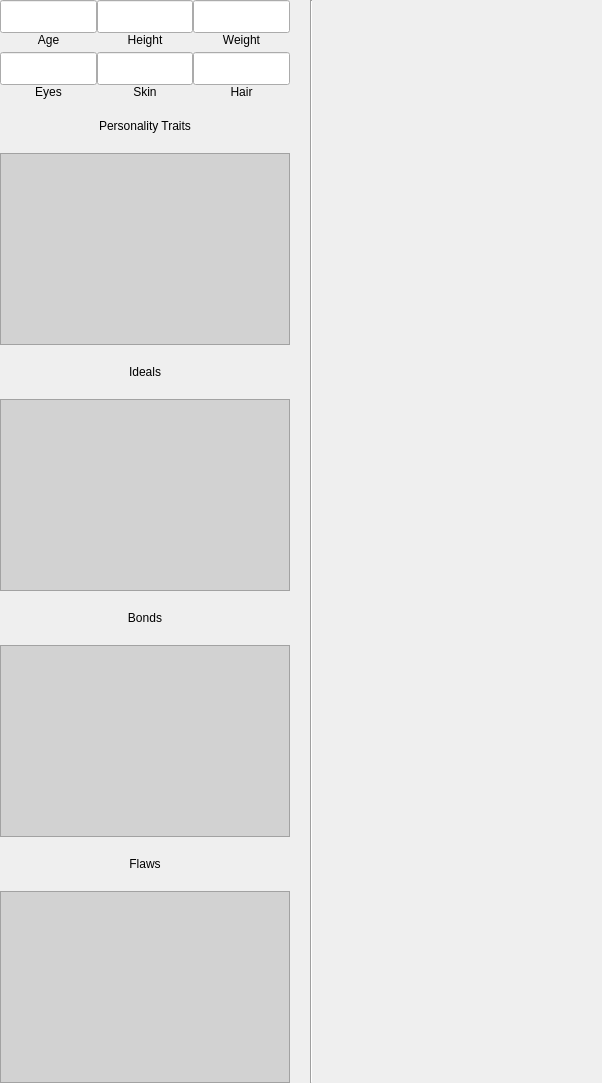
          <widget class="QWidget" name="tab_CharacterSheet_Details">
           <attribute name="title">
            <string>Details/Spells</string>
           </attribute>
           <layout class="QGridLayout" name="gridLayout_4">
            <property name="leftMargin">
             <number>0</number>
            </property>
            <property name="topMargin">
             <number>0</number>
            </property>
            <property name="rightMargin">
             <number>0</number>
            </property>
            <property name="bottomMargin">
             <number>0</number>
            </property>
            <property name="spacing">
             <number>0</number>
            </property>
            <item row="0" column="0">
             <layout class="QHBoxLayout" name="detailsSpellsLayout" stretch="1,0,1">
              <property name="spacing">
               <number>20</number>
              </property>
              <item>
               <layout class="QVBoxLayout" name="detailsLayout">
                <item>
                 <layout class="QVBoxLayout" name="charDetailsLayout1">
                  <property name="spacing">
                   <number>5</number>
                  </property>
                  <item>
                   <layout class="QHBoxLayout" name="charDetailsLayout2">
                    <property name="spacing">
                     <number>0</number>
                    </property>
                    <item>
                     <layout class="QVBoxLayout" name="ageLayout">
                      <item>
                       <widget class="QLineEdit" name="lineEdit_CharAge">
                        <property name="font">
                         <font>
                          <family>Nirmala UI</family>
                          <pointsize>16</pointsize>
                         </font>
                        </property>
                        <property name="text">
                         <string/>
                        </property>
                        <property name="alignment">
                         <set>Qt::AlignCenter</set>
                        </property>
                       </widget>
                      </item>
                      <item>
                       <widget class="QLabel" name="charAge_Label">
                        <property name="font">
                         <font>
                          <family>Nirmala UI</family>
                         </font>
                        </property>
                        <property name="text">
                         <string>Age</string>
                        </property>
                        <property name="alignment">
                         <set>Qt::AlignCenter</set>
                        </property>
                       </widget>
                      </item>
                     </layout>
                    </item>
                    <item>
                     <layout class="QVBoxLayout" name="heightLayout">
                      <item>
                       <widget class="QLineEdit" name="lineEdit_CharHeight">
                        <property name="font">
                         <font>
                          <family>Nirmala UI</family>
                          <pointsize>16</pointsize>
                         </font>
                        </property>
                        <property name="alignment">
                         <set>Qt::AlignCenter</set>
                        </property>
                       </widget>
                      </item>
                      <item>
                       <widget class="QLabel" name="charHeight_Label">
                        <property name="font">
                         <font>
                          <family>Nirmala UI</family>
                         </font>
                        </property>
                        <property name="text">
                         <string>Height</string>
                        </property>
                        <property name="alignment">
                         <set>Qt::AlignCenter</set>
                        </property>
                       </widget>
                      </item>
                     </layout>
                    </item>
                    <item>
                     <layout class="QVBoxLayout" name="weightLayout">
                      <item>
                       <widget class="QLineEdit" name="lineEdit_CharWeight">
                        <property name="font">
                         <font>
                          <family>Nirmala UI</family>
                          <pointsize>16</pointsize>
                         </font>
                        </property>
                        <property name="alignment">
                         <set>Qt::AlignCenter</set>
                        </property>
                       </widget>
                      </item>
                      <item>
                       <widget class="QLabel" name="charWeight_Label">
                        <property name="font">
                         <font>
                          <family>Nirmala UI</family>
                         </font>
                        </property>
                        <property name="text">
                         <string>Weight</string>
                        </property>
                        <property name="alignment">
                         <set>Qt::AlignCenter</set>
                        </property>
                       </widget>
                      </item>
                     </layout>
                    </item>
                   </layout>
                  </item>
                  <item>
                   <layout class="QHBoxLayout" name="charDetailsLayout3">
                    <property name="spacing">
                     <number>0</number>
                    </property>
                    <item>
                     <layout class="QVBoxLayout" name="eyesLayout">
                      <item>
                       <widget class="QLineEdit" name="lineEdit_CharEyes">
                        <property name="font">
                         <font>
                          <family>Nirmala UI</family>
                          <pointsize>16</pointsize>
                         </font>
                        </property>
                        <property name="alignment">
                         <set>Qt::AlignCenter</set>
                        </property>
                       </widget>
                      </item>
                      <item>
                       <widget class="QLabel" name="charEyes_Label">
                        <property name="font">
                         <font>
                          <family>Nirmala UI</family>
                         </font>
                        </property>
                        <property name="text">
                         <string>Eyes</string>
                        </property>
                        <property name="alignment">
                         <set>Qt::AlignCenter</set>
                        </property>
                       </widget>
                      </item>
                     </layout>
                    </item>
                    <item>
                     <layout class="QVBoxLayout" name="skinLayout">
                      <item>
                       <widget class="QLineEdit" name="lineEdit_CharSkin">
                        <property name="font">
                         <font>
                          <family>Nirmala UI</family>
                          <pointsize>16</pointsize>
                         </font>
                        </property>
                        <property name="alignment">
                         <set>Qt::AlignCenter</set>
                        </property>
                       </widget>
                      </item>
                      <item>
                       <widget class="QLabel" name="charSkin_Label">
                        <property name="font">
                         <font>
                          <family>Nirmala UI</family>
                         </font>
                        </property>
                        <property name="text">
                         <string>Skin</string>
                        </property>
                        <property name="alignment">
                         <set>Qt::AlignCenter</set>
                        </property>
                       </widget>
                      </item>
                     </layout>
                    </item>
                    <item>
                     <layout class="QVBoxLayout" name="hairLayout">
                      <item>
                       <widget class="QLineEdit" name="lineEdit_CharHair">
                        <property name="font">
                         <font>
                          <family>Nirmala UI</family>
                          <pointsize>16</pointsize>
                         </font>
                        </property>
                        <property name="alignment">
                         <set>Qt::AlignCenter</set>
                        </property>
                       </widget>
                      </item>
                      <item>
                       <widget class="QLabel" name="charHair_Label">
                        <property name="font">
                         <font>
                          <family>Nirmala UI</family>
                         </font>
                        </property>
                        <property name="text">
                         <string>Hair</string>
                        </property>
                        <property name="alignment">
                         <set>Qt::AlignCenter</set>
                        </property>
                       </widget>
                      </item>
                     </layout>
                    </item>
                   </layout>
                  </item>
                 </layout>
                </item>
                <item>
                 <layout class="QVBoxLayout" name="personalityTraitsLayout">
                  <item>
                   <widget class="QLabel" name="personalityTraitsLabel">
                    <property name="font">
                     <font>
                      <family>Nirmala UI</family>
                     </font>
                    </property>
                    <property name="text">
                     <string>Personality Traits</string>
                    </property>
                    <property name="alignment">
                     <set>Qt::AlignCenter</set>
                    </property>
                   </widget>
                  </item>
                  <item>
                   <widget class="QTextEdit" name="textEdit_PersonalityTraits">
                    <property name="font">
                     <font>
                      <family>Nirmala UI</family>
                     </font>
                    </property>
                    <property name="styleSheet">
                     <string notr="true">background-color: rgb(210, 210, 210);</string>
                    </property>
                   </widget>
                  </item>
                 </layout>
                </item>
                <item>
                 <layout class="QVBoxLayout" name="idealsLayout">
                  <item>
                   <widget class="QLabel" name="idealsLabel">
                    <property name="font">
                     <font>
                      <family>Nirmala UI</family>
                     </font>
                    </property>
                    <property name="text">
                     <string>Ideals</string>
                    </property>
                    <property name="alignment">
                     <set>Qt::AlignCenter</set>
                    </property>
                   </widget>
                  </item>
                  <item>
                   <widget class="QTextEdit" name="textEdit_Ideals">
                    <property name="font">
                     <font>
                      <family>Nirmala UI</family>
                     </font>
                    </property>
                    <property name="styleSheet">
                     <string notr="true">background-color: rgb(210, 210, 210);</string>
                    </property>
                   </widget>
                  </item>
                 </layout>
                </item>
                <item>
                 <layout class="QVBoxLayout" name="bondsLayout">
                  <item>
                   <widget class="QLabel" name="bondsLabel">
                    <property name="font">
                     <font>
                      <family>Nirmala UI</family>
                     </font>
                    </property>
                    <property name="text">
                     <string>Bonds</string>
                    </property>
                    <property name="alignment">
                     <set>Qt::AlignCenter</set>
                    </property>
                   </widget>
                  </item>
                  <item>
                   <widget class="QTextEdit" name="textEdit_Bonds">
                    <property name="font">
                     <font>
                      <family>Nirmala UI</family>
                     </font>
                    </property>
                    <property name="styleSheet">
                     <string notr="true">background-color: rgb(210, 210, 210);</string>
                    </property>
                   </widget>
                  </item>
                 </layout>
                </item>
                <item>
                 <layout class="QVBoxLayout" name="flawsLayout">
                  <item>
                   <widget class="QLabel" name="flawsLabel">
                    <property name="font">
                     <font>
                      <family>Nirmala UI</family>
                     </font>
                    </property>
                    <property name="text">
                     <string>Flaws</string>
                    </property>
                    <property name="alignment">
                     <set>Qt::AlignCenter</set>
                    </property>
                   </widget>
                  </item>
                  <item>
                   <widget class="QTextEdit" name="textEdit_Flaws">
                    <property name="font">
                     <font>
                      <family>Nirmala UI</family>
                     </font>
                    </property>
                    <property name="styleSheet">
                     <string notr="true">background-color: rgb(210, 210, 210);</string>
                    </property>
                   </widget>
                  </item>
                 </layout>
                </item>
               </layout>
              </item>
              <item>
               <widget class="Line" name="pageDivider3">
                <property name="orientation">
                 <enum>Qt::Vertical</enum>
                </property>
               </widget>
              </item>
              <item>
               <layout class="QVBoxLayout" name="spellsLayout"/>
              </item>
             </layout>
            </item>
           </layout>
          </widget>
